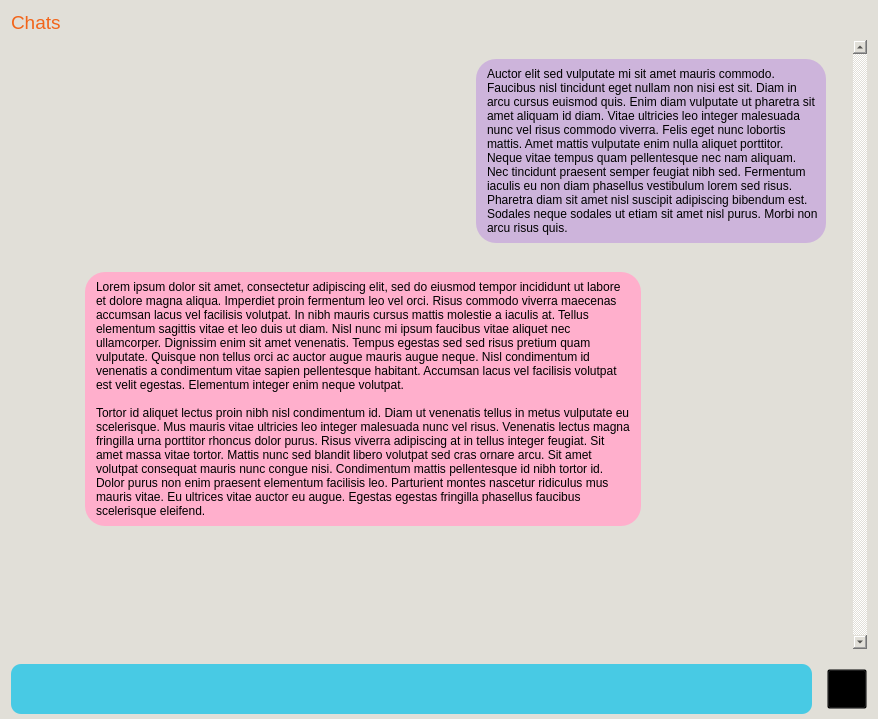
<?xml version="1.0" encoding="UTF-8"?>
<ui version="4.0">
 <class>Form</class>
 <widget class="QWidget" name="Form">
  <property name="geometry">
   <rect>
    <x>0</x>
    <y>0</y>
    <width>878</width>
    <height>719</height>
   </rect>
  </property>
  <property name="sizePolicy">
   <sizepolicy hsizetype="Preferred" vsizetype="Preferred">
    <horstretch>0</horstretch>
    <verstretch>0</verstretch>
   </sizepolicy>
  </property>
  <property name="windowTitle">
   <string>Form</string>
  </property>
  <property name="styleSheet">
   <string notr="true">background-color:rgb(225, 223, 216);</string>
  </property>
  <layout class="QVBoxLayout" name="verticalLayout">
   <property name="bottomMargin">
    <number>0</number>
   </property>
   <item>
    <widget class="QLabel" name="label_3">
     <property name="font">
      <font>
       <pointsize>14</pointsize>
      </font>
     </property>
     <property name="styleSheet">
      <string notr="true">color:#F26419;</string>
     </property>
     <property name="text">
      <string>Chats</string>
     </property>
    </widget>
   </item>
   <item>
    <widget class="QScrollArea" name="scrollArea">
     <property name="sizePolicy">
      <sizepolicy hsizetype="Expanding" vsizetype="Expanding">
       <horstretch>0</horstretch>
       <verstretch>0</verstretch>
      </sizepolicy>
     </property>
     <property name="minimumSize">
      <size>
       <width>0</width>
       <height>0</height>
      </size>
     </property>
     <property name="styleSheet">
      <string notr="true">border:none;</string>
     </property>
     <property name="frameShape">
      <enum>QFrame::Panel</enum>
     </property>
     <property name="frameShadow">
      <enum>QFrame::Sunken</enum>
     </property>
     <property name="lineWidth">
      <number>1</number>
     </property>
     <property name="verticalScrollBarPolicy">
      <enum>Qt::ScrollBarAlwaysOn</enum>
     </property>
     <property name="horizontalScrollBarPolicy">
      <enum>Qt::ScrollBarAsNeeded</enum>
     </property>
     <property name="sizeAdjustPolicy">
      <enum>QAbstractScrollArea::AdjustToContents</enum>
     </property>
     <property name="widgetResizable">
      <bool>true</bool>
     </property>
     <widget class="QWidget" name="scrollAreaWidgetContents">
      <property name="geometry">
       <rect>
        <x>0</x>
        <y>0</y>
        <width>835</width>
        <height>767</height>
       </rect>
      </property>
      <property name="sizePolicy">
       <sizepolicy hsizetype="Expanding" vsizetype="Preferred">
        <horstretch>0</horstretch>
        <verstretch>0</verstretch>
       </sizepolicy>
      </property>
      <layout class="QVBoxLayout" name="verticalLayout_2">
       <item>
        <widget class="QWidget" name="chat_area" native="true">
         <property name="sizePolicy">
          <sizepolicy hsizetype="Preferred" vsizetype="Preferred">
           <horstretch>0</horstretch>
           <verstretch>0</verstretch>
          </sizepolicy>
         </property>
         <property name="styleSheet">
          <string notr="true">padding:none;</string>
         </property>
         <layout class="QVBoxLayout" name="chat_layout">
          <property name="spacing">
           <number>7</number>
          </property>
          <property name="sizeConstraint">
           <enum>QLayout::SetDefaultConstraint</enum>
          </property>
          <property name="topMargin">
           <number>1</number>
          </property>
          <property name="bottomMargin">
           <number>1</number>
          </property>
          <item>
           <widget class="QWidget" name="sender_widget" native="true">
            <property name="sizePolicy">
             <sizepolicy hsizetype="Maximum" vsizetype="Maximum">
              <horstretch>0</horstretch>
              <verstretch>0</verstretch>
             </sizepolicy>
            </property>
            <property name="minimumSize">
             <size>
              <width>0</width>
              <height>0</height>
             </size>
            </property>
            <property name="layoutDirection">
             <enum>Qt::RightToLeft</enum>
            </property>
            <property name="styleSheet">
             <string notr="true">border-radius: 20px 20px 20px 20px;</string>
            </property>
            <layout class="QHBoxLayout" name="s">
             <property name="bottomMargin">
              <number>11</number>
             </property>
             <item>
              <widget class="QLabel" name="sender_label">
               <property name="sizePolicy">
                <sizepolicy hsizetype="Fixed" vsizetype="Preferred">
                 <horstretch>0</horstretch>
                 <verstretch>0</verstretch>
                </sizepolicy>
               </property>
               <property name="cursor">
                <cursorShape>IBeamCursor</cursorShape>
               </property>
               <property name="mouseTracking">
                <bool>false</bool>
               </property>
               <property name="layoutDirection">
                <enum>Qt::RightToLeft</enum>
               </property>
               <property name="autoFillBackground">
                <bool>false</bool>
               </property>
               <property name="styleSheet">
                <string notr="true">width:max-content;
background-color:#CDB4DB;
padding:8px;
color:black;
font: 9pt &quot;Microsoft YaHei&quot;;</string>
               </property>
               <property name="frameShape">
                <enum>QFrame::NoFrame</enum>
               </property>
               <property name="frameShadow">
                <enum>QFrame::Plain</enum>
               </property>
               <property name="text">
                <string>Auctor elit sed vulputate mi sit amet mauris commodo. Faucibus nisl tincidunt eget nullam non nisi est sit. Diam in arcu cursus euismod quis. Enim diam vulputate ut pharetra sit amet aliquam id diam. Vitae ultricies leo integer malesuada nunc vel risus commodo viverra. Felis eget nunc lobortis mattis. Amet mattis vulputate enim nulla aliquet porttitor. Neque vitae tempus quam pellentesque nec nam aliquam. Nec tincidunt praesent semper feugiat nibh sed. Fermentum iaculis eu non diam phasellus vestibulum lorem sed risus. Pharetra diam sit amet nisl suscipit adipiscing bibendum est. Sodales neque sodales ut etiam sit amet nisl purus. Morbi non arcu risus quis.</string>
               </property>
               <property name="textFormat">
                <enum>Qt::AutoText</enum>
               </property>
               <property name="scaledContents">
                <bool>true</bool>
               </property>
               <property name="alignment">
                <set>Qt::AlignLeading|Qt::AlignLeft|Qt::AlignVCenter</set>
               </property>
               <property name="wordWrap">
                <bool>true</bool>
               </property>
               <property name="textInteractionFlags">
                <set>Qt::LinksAccessibleByKeyboard|Qt::LinksAccessibleByMouse|Qt::TextBrowserInteraction|Qt::TextSelectableByKeyboard|Qt::TextSelectableByMouse</set>
               </property>
              </widget>
             </item>
            </layout>
           </widget>
          </item>
          <item alignment="Qt::AlignLeft|Qt::AlignTop">
           <widget class="QWidget" name="assistant_widget" native="true">
            <property name="sizePolicy">
             <sizepolicy hsizetype="Maximum" vsizetype="Maximum">
              <horstretch>0</horstretch>
              <verstretch>0</verstretch>
             </sizepolicy>
            </property>
            <property name="acceptDrops">
             <bool>false</bool>
            </property>
            <property name="layoutDirection">
             <enum>Qt::LeftToRight</enum>
            </property>
            <property name="styleSheet">
             <string notr="true">border-radius: 20px 20px 20px 20px;</string>
            </property>
            <layout class="QHBoxLayout" name="assistant_layout">
             <property name="spacing">
              <number>7</number>
             </property>
             <property name="topMargin">
              <number>11</number>
             </property>
             <item alignment="Qt::AlignTop">
              <widget class="QPushButton" name="assistant_logo_button">
               <property name="maximumSize">
                <size>
                 <width>40</width>
                 <height>40</height>
                </size>
               </property>
               <property name="layoutDirection">
                <enum>Qt::LeftToRight</enum>
               </property>
               <property name="styleSheet">
                <string notr="true"/>
               </property>
               <property name="text">
                <string/>
               </property>
               <property name="icon">
                <iconset>
                 <normaloff>icons/chatbot.png</normaloff>icons/chatbot.png</iconset>
               </property>
               <property name="iconSize">
                <size>
                 <width>40</width>
                 <height>40</height>
                </size>
               </property>
               <property name="autoDefault">
                <bool>false</bool>
               </property>
               <property name="default">
                <bool>false</bool>
               </property>
               <property name="flat">
                <bool>false</bool>
               </property>
              </widget>
             </item>
             <item>
              <widget class="QLabel" name="assistant_label">
               <property name="sizePolicy">
                <sizepolicy hsizetype="Fixed" vsizetype="Preferred">
                 <horstretch>0</horstretch>
                 <verstretch>0</verstretch>
                </sizepolicy>
               </property>
               <property name="styleSheet">
                <string notr="true">width:max-content;
background-color:#FFAFCC;
padding:8px;

font: 9pt &quot;Microsoft YaHei&quot;;</string>
               </property>
               <property name="text">
                <string>Lorem ipsum dolor sit amet, consectetur adipiscing elit, sed do eiusmod tempor incididunt ut labore et dolore magna aliqua. Imperdiet proin fermentum leo vel orci. Risus commodo viverra maecenas accumsan lacus vel facilisis volutpat. In nibh mauris cursus mattis molestie a iaculis at. Tellus elementum sagittis vitae et leo duis ut diam. Nisl nunc mi ipsum faucibus vitae aliquet nec ullamcorper. Dignissim enim sit amet venenatis. Tempus egestas sed sed risus pretium quam vulputate. Quisque non tellus orci ac auctor augue mauris augue neque. Nisl condimentum id venenatis a condimentum vitae sapien pellentesque habitant. Accumsan lacus vel facilisis volutpat est velit egestas. Elementum integer enim neque volutpat.

Tortor id aliquet lectus proin nibh nisl condimentum id. Diam ut venenatis tellus in metus vulputate eu scelerisque. Mus mauris vitae ultricies leo integer malesuada nunc vel risus. Venenatis lectus magna fringilla urna porttitor rhoncus dolor purus. Risus viverra adipiscing at in tellus integer feugiat. Sit amet massa vitae tortor. Mattis nunc sed blandit libero volutpat sed cras ornare arcu. Sit amet volutpat consequat mauris nunc congue nisi. Condimentum mattis pellentesque id nibh tortor id. Dolor purus non enim praesent elementum facilisis leo. Parturient montes nascetur ridiculus mus mauris vitae. Eu ultrices vitae auctor eu augue. Egestas egestas fringilla phasellus faucibus scelerisque eleifend.</string>
               </property>
               <property name="scaledContents">
                <bool>true</bool>
               </property>
               <property name="wordWrap">
                <bool>true</bool>
               </property>
              </widget>
             </item>
            </layout>
           </widget>
          </item>
         </layout>
        </widget>
       </item>
      </layout>
     </widget>
    </widget>
   </item>
   <item>
    <widget class="QWidget" name="widget_2" native="true">
     <property name="sizePolicy">
      <sizepolicy hsizetype="Expanding" vsizetype="Maximum">
       <horstretch>0</horstretch>
       <verstretch>0</verstretch>
      </sizepolicy>
     </property>
     <property name="minimumSize">
      <size>
       <width>50</width>
       <height>0</height>
      </size>
     </property>
     <property name="maximumSize">
      <size>
       <width>16777215</width>
       <height>80</height>
      </size>
     </property>
     <property name="focusPolicy">
      <enum>Qt::StrongFocus</enum>
     </property>
     <property name="layoutDirection">
      <enum>Qt::LeftToRight</enum>
     </property>
     <property name="autoFillBackground">
      <bool>false</bool>
     </property>
     <layout class="QHBoxLayout" name="horizontalLayout">
      <property name="spacing">
       <number>15</number>
      </property>
      <property name="leftMargin">
       <number>0</number>
      </property>
      <property name="rightMargin">
       <number>0</number>
      </property>
      <property name="bottomMargin">
       <number>5</number>
      </property>
      <item>
       <widget class="QPlainTextEdit" name="get_query_text">
        <property name="sizePolicy">
         <sizepolicy hsizetype="Expanding" vsizetype="Preferred">
          <horstretch>0</horstretch>
          <verstretch>0</verstretch>
         </sizepolicy>
        </property>
        <property name="minimumSize">
         <size>
          <width>100</width>
          <height>50</height>
         </size>
        </property>
        <property name="maximumSize">
         <size>
          <width>16777215</width>
          <height>16777215</height>
         </size>
        </property>
        <property name="sizeIncrement">
         <size>
          <width>0</width>
          <height>0</height>
         </size>
        </property>
        <property name="font">
         <font>
          <pointsize>10</pointsize>
         </font>
        </property>
        <property name="cursor" stdset="0">
         <cursorShape>IBeamCursor</cursorShape>
        </property>
        <property name="styleSheet">
         <string notr="true">background-color:#48CAE4;
border-radius:10px;</string>
        </property>
       </widget>
      </item>
      <item>
       <widget class="QPushButton" name="send_button">
        <property name="sizePolicy">
         <sizepolicy hsizetype="Expanding" vsizetype="Preferred">
          <horstretch>0</horstretch>
          <verstretch>0</verstretch>
         </sizepolicy>
        </property>
        <property name="minimumSize">
         <size>
          <width>0</width>
          <height>0</height>
         </size>
        </property>
        <property name="maximumSize">
         <size>
          <width>40</width>
          <height>40</height>
         </size>
        </property>
        <property name="cursor">
         <cursorShape>PointingHandCursor</cursorShape>
        </property>
        <property name="focusPolicy">
         <enum>Qt::ClickFocus</enum>
        </property>
        <property name="contextMenuPolicy">
         <enum>Qt::DefaultContextMenu</enum>
        </property>
        <property name="styleSheet">
         <string notr="true">background-color:rgba(0,0,0,0);
</string>
        </property>
        <property name="text">
         <string/>
        </property>
        <property name="icon">
         <iconset>
          <normaloff>icons/send.png</normaloff>icons/send.png</iconset>
        </property>
        <property name="iconSize">
         <size>
          <width>40</width>
          <height>40</height>
         </size>
        </property>
       </widget>
      </item>
     </layout>
    </widget>
   </item>
  </layout>
 </widget>
 <resources/>
 <connections/>
</ui>
